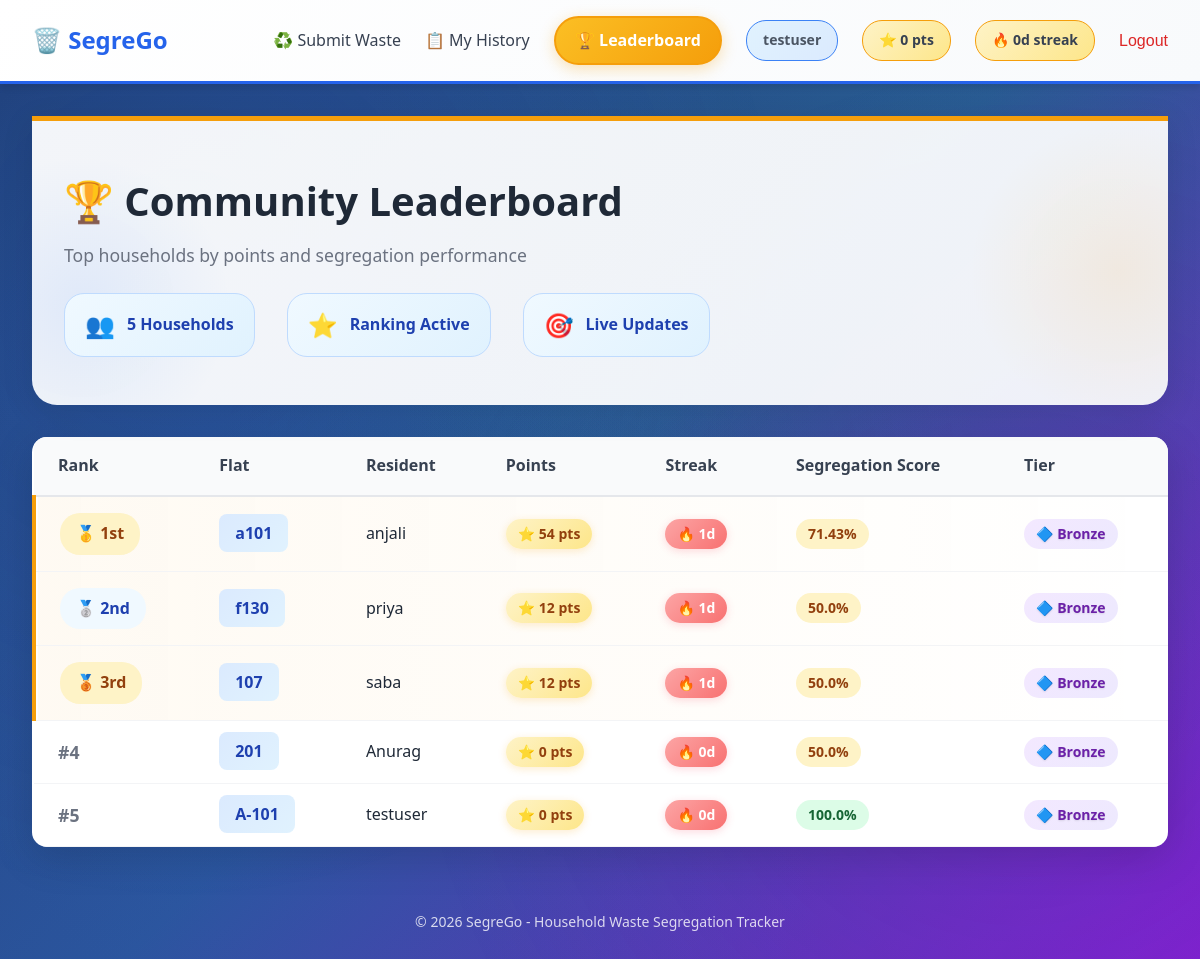
Page /leaderboard/ (signed in) on the committed database.
### waste/models.py (models this page shows, shortened)
class Household(models.Model):
    user = models.OneToOneField(User, on_delete=models.CASCADE, related_name='household')
    flat_number = models.CharField(max_length=20, unique=True)
    points = models.IntegerField(default=0)
    consecutive_days = models.IntegerField(default=0)
    last_submission_date = models.DateField(blank=True, null=True)
    area_segregation_score = models.FloatField(default=0.0)
    daily_reminder_enabled = models.BooleanField(default=True)
    created_at = models.DateTimeField(auto_now_add=True)
    class Meta:
        ordering = ['flat_number']
    @property
    def tier(self):
        if self.points >= 1000:
            return 'Platinum'
        if self.points >= 500:
            return 'Gold'
        if self.points >= 200:
            return 'Silver'
        return 'Bronze'
    def calculate_segregation_score(self):
        entries = self.waste_entries.all()
        if not entries.exists():
            return 0.0
        properly_segregated = entries.filter(waste_type__in=['wet', 'dry']).count()
        total = entries.count()
        score = (properly_segregated / total * 100) if total > 0 else 0.0
        self.area_segregation_score = round(score, 2)
        self.save(update_fields=['area_segregation_score'])
        return self.area_segregation_score

### waste/views.py (the view)
# urls.py: path('leaderboard/', views.leaderboard, name='leaderboard'),
@login_required
def leaderboard(request):
    households = Household.objects.order_by('-points', '-consecutive_days')[:50]
    for household in households:
        household.calculate_segregation_score()
    return render(request, 'waste/leaderboard.html', {'households': households})

### waste/templates/waste/leaderboard.html (shortened to what this page needs)
{% extends 'waste/base.html' %}
{% block content %}
<div class="leaderboard-header">
    <div class="header-content">
        <h1 class="leaderboard-title">🏆 Community Leaderboard</h1>
        <p class="leaderboard-subtitle">Top households by points and segregation performance</p>
        <div class="leaderboard-stats">
            <div class="stat-item">
                <span class="stat-icon">👥</span>
                <span class="stat-text">{{ households|length }} Households</span>
            </div>
            <div class="stat-item">
                <span class="stat-icon">⭐</span>
                <span class="stat-text">Ranking Active</span>
            </div>
            <div class="stat-item">
                <span class="stat-icon">🎯</span>
                <span class="stat-text">Live Updates</span>
            </div>
        </div>
    </div>
</div>
<div class="table-container leaderboard-table">
    <table class="data-table">
        <thead>
            <tr>
                <th>Rank</th>
                <th>Flat</th>
                <th>Resident</th>
                <th>Points</th>
                <th>Streak</th>
                <th>Segregation Score</th>
                <th>Tier</th>
            </tr>
        </thead>
        <tbody>
            {% for h in households %}
                <tr class="{% if forloop.counter <= 3 %}top-rank{% endif %}">
                    <td>
                        {% if forloop.counter == 1 %}
                            <span class="rank-badge gold">🥇 1st</span>
                        {% elif forloop.counter == 2 %}
                            <span class="rank-badge silver">🥈 2nd</span>
                        {% elif forloop.counter == 3 %}
                            <span class="rank-badge bronze">🥉 3rd</span>
                        {% else %}
                            <span class="rank-number">#{{ forloop.counter }}</span>
                        {% endif %}
                    </td>
                    <td><strong class="flat-badge">{{ h.flat_number }}</strong></td>
                    <td>{{ h.user.username }}</td>
                    <td><span class="badge badge-points">⭐ {{ h.points }} pts</span></td>
                    <td><span class="badge badge-streak">🔥 {{ h.consecutive_days }}d</span></td>
                    <td>
                        <span class="badge" style="{% if h.area_segregation_score >= 75 %}background: #dcfce7; color: #166534;{% elif h.area_segregation_score >= 50 %}background: #fef3c7; color: #92400e;{% else %}background: #fee2e2; color: #991b1b;{% endif %}">
                            {{ h.area_segregation_score }}%
                        </span>
                    </td>
                    <td>
                        {% if h.tier == 'Platinum' %}
                            <span class="badge tier-badge platinum">💎 {{ h.tier }}</span>
                        {% elif h.tier == 'Gold' %}
                            <span class="badge tier-badge gold-tier">⭐ {{ h.tier }}</span>
                        {% elif h.tier == 'Silver' %}
                            <span class="badge tier-badge silver-tier">✨ {{ h.tier }}</span>
                        {% else %}
                            <span class="badge tier-badge bronze-tier">🔷 {{ h.tier }}</span>
                        {% endif %}
                    </td>
                </tr>
            {% empty %}
                <tr>
                    <td colspan="7" class="empty-cell">No households yet. Start submitting to join the leaderboard!</td>
                </tr>
            {% endfor %}
        </tbody>
    </table>
</div>
{% endblock %}

### waste/templates/waste/base.html (shortened to what this page needs)
{% load static %}
<!DOCTYPE html>
<html lang="en">
<head>
    <link rel="stylesheet" href="{% static 'css/style.css' %}">
</head>
<body>
    <nav class="navbar">
        <div class="nav-brand">
            <a href="{% url 'home' %}">🗑️ SegreGo</a>
        </div>
        <div class="nav-links">
            {% if user.is_authenticated %}
                {% if user.is_staff %}
                    <a href="{% url 'admin_dashboard' %}">📊 Dashboard</a>
                    <a href="{% url 'admin:index' %}">⚙️ Admin Panel</a>
                {% else %}
                    <a href="{% url 'submit_waste' %}">♻️ Submit Waste</a>
                    <a href="{% url 'history' %}">📋 My History</a>
                    <a href="{% url 'leaderboard' %}" class="nav-leaderboard">🏆 Leaderboard</a>
                {% endif %}
                <span class="user-info">{{ user.username }}</span>
                {% if not user.is_staff and user.household %}
                    <span class="user-stats">⭐ {{ user.household.points }} pts</span>
                    <span class="user-stats">🔥 {{ user.household.consecutive_days }}d streak</span>
                {% endif %}
                <form method="post" action="{% url 'logout' %}" style="display: inline;">
                    <button type="submit" class="btn-logout" style="border: none; background: none; cursor: pointer; padding: 0; font-size: inherit;">Logout</button>
                </form>
            {% else %}
                <a href="{% url 'login' %}">🔐 Login</a>
                <a href="{% url 'register' %}">📝 Register</a>
            {% endif %}
        </div>
    </nav>
    <main class="container">
        {% block content %}{% endblock %}
    </main>
    <footer class="footer">
        <p>&copy; 2026 SegreGo - Household Waste Segregation Tracker</p>
    </footer>
</body>
</html>

### rows in the picture
Household: shows "🥇 1st", flat_number "a101", user.username "anjali", points "54", consecutive_days "1", area_segregation_score "71.43", tier "Bronze"
Household: shows "🥈 2nd", flat_number "f130", user.username "priya", points "12", consecutive_days "1", area_segregation_score "50.0", tier "Bronze"
Household: shows "🥉 3rd", flat_number "107", user.username "saba", points "12", consecutive_days "1", area_segregation_score "50.0", tier "Bronze"
Household: flat_number "201", user.username "Anurag", points "0", consecutive_days "0", area_segregation_score "50.0", tier "Bronze"
Household: flat_number "A-101", user.username "testuser", points "0", consecutive_days "0", area_segregation_score "100.0", tier "Bronze"

### other values in the picture
{{ user.username }} "testuser"
{{ user.household.points }} "0"
{{ user.household.consecutive_days }} "0"
{{ households|length }} "5"
